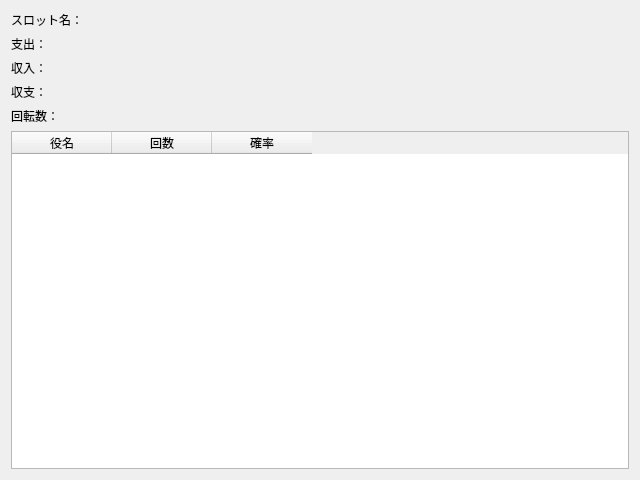
<?xml version="1.0" encoding="UTF-8"?>
<ui version="4.0">
 <class>InfoWidget</class>
 <widget class="QWidget" name="InfoWidget">
  <property name="geometry">
   <rect>
    <x>0</x>
    <y>0</y>
    <width>640</width>
    <height>480</height>
   </rect>
  </property>
  <property name="windowTitle">
   <string>Form</string>
  </property>
  <layout class="QVBoxLayout" name="verticalLayout">
   <item>
    <layout class="QHBoxLayout" name="horizontalLayout_5">
     <item>
      <widget class="QLabel" name="label_5">
       <property name="text">
        <string>スロット名：</string>
       </property>
      </widget>
     </item>
     <item>
      <widget class="QLabel" name="labelSlotName">
       <property name="text">
        <string/>
       </property>
      </widget>
     </item>
    </layout>
   </item>
   <item>
    <layout class="QHBoxLayout" name="horizontalLayout">
     <item>
      <widget class="QLabel" name="label">
       <property name="text">
        <string>支出：</string>
       </property>
      </widget>
     </item>
     <item>
      <widget class="QLabel" name="labelSpent">
       <property name="text">
        <string/>
       </property>
      </widget>
     </item>
    </layout>
   </item>
   <item>
    <layout class="QHBoxLayout" name="horizontalLayout_2">
     <item>
      <widget class="QLabel" name="label_2">
       <property name="text">
        <string>収入：</string>
       </property>
      </widget>
     </item>
     <item>
      <widget class="QLabel" name="labelGained">
       <property name="text">
        <string/>
       </property>
      </widget>
     </item>
    </layout>
   </item>
   <item>
    <layout class="QHBoxLayout" name="horizontalLayout_3">
     <item>
      <widget class="QLabel" name="label_3">
       <property name="text">
        <string>収支：</string>
       </property>
      </widget>
     </item>
     <item>
      <widget class="QLabel" name="labelNet">
       <property name="text">
        <string/>
       </property>
      </widget>
     </item>
    </layout>
   </item>
   <item>
    <layout class="QHBoxLayout" name="horizontalLayout_4">
     <item>
      <widget class="QLabel" name="label_4">
       <property name="text">
        <string>回転数：</string>
       </property>
      </widget>
     </item>
     <item>
      <widget class="QLabel" name="labelSpinCount">
       <property name="text">
        <string/>
       </property>
      </widget>
     </item>
    </layout>
   </item>
   <item>
    <widget class="QTableWidget" name="tableRoles">
     <attribute name="verticalHeaderVisible">
      <bool>false</bool>
     </attribute>
     <column>
      <property name="text">
       <string>役名</string>
      </property>
     </column>
     <column>
      <property name="text">
       <string>回数</string>
      </property>
     </column>
     <column>
      <property name="text">
       <string>確率</string>
      </property>
     </column>
    </widget>
   </item>
  </layout>
 </widget>
 <resources/>
 <connections/>
</ui>
